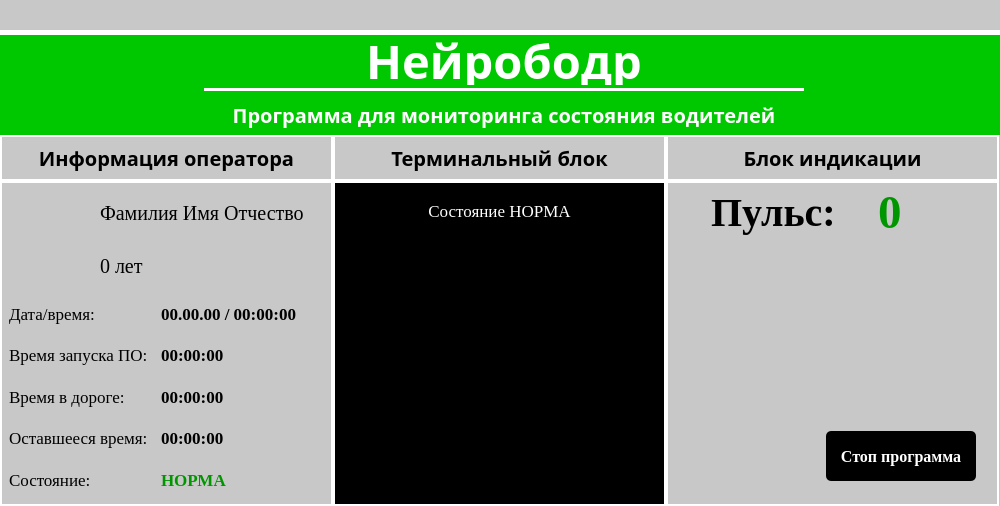
<?xml version="1.0" encoding="UTF-8"?>
<ui version="4.0">
 <class>MainWindow</class>
 <widget class="QMainWindow" name="MainWindow">
  <property name="geometry">
   <rect>
    <x>0</x>
    <y>0</y>
    <width>1000</width>
    <height>504</height>
   </rect>
  </property>
  <property name="windowTitle">
   <string>MainWindow</string>
  </property>
  <widget class="QWidget" name="centralwidget">
   <layout class="QVBoxLayout" name="verticalLayout">
    <property name="spacing">
     <number>0</number>
    </property>
    <property name="leftMargin">
     <number>0</number>
    </property>
    <property name="topMargin">
     <number>0</number>
    </property>
    <property name="rightMargin">
     <number>0</number>
    </property>
    <property name="bottomMargin">
     <number>0</number>
    </property>
    <item>
     <widget class="QWidget" name="widget" native="true">
      <property name="minimumSize">
       <size>
        <width>0</width>
        <height>35</height>
       </size>
      </property>
      <property name="maximumSize">
       <size>
        <width>16777215</width>
        <height>35</height>
       </size>
      </property>
      <property name="styleSheet">
       <string notr="true">* {background-color: rgb(200,200,200);} #widget { border-bottom: 5px solid white}</string>
      </property>
      <layout class="QGridLayout" name="gridLayout">
       <property name="leftMargin">
        <number>965</number>
       </property>
       <property name="topMargin">
        <number>0</number>
       </property>
       <property name="rightMargin">
        <number>0</number>
       </property>
       <property name="bottomMargin">
        <number>5</number>
       </property>
       <property name="spacing">
        <number>0</number>
       </property>
       <item row="0" column="0">
        <widget class="QLabel" name="close">
         <property name="minimumSize">
          <size>
           <width>30</width>
           <height>30</height>
          </size>
         </property>
         <property name="maximumSize">
          <size>
           <width>30</width>
           <height>30</height>
          </size>
         </property>
         <property name="text">
          <string/>
         </property>
         <property name="pixmap">
          <pixmap>../photos/nook.png</pixmap>
         </property>
         <property name="scaledContents">
          <bool>true</bool>
         </property>
        </widget>
       </item>
      </layout>
     </widget>
    </item>
    <item>
     <widget class="QWidget" name="widget_2" native="true">
      <property name="styleSheet">
       <string notr="true">background-color: rgb(200,200,200)</string>
      </property>
      <layout class="QVBoxLayout" name="verticalLayout_2">
       <property name="spacing">
        <number>0</number>
       </property>
       <property name="leftMargin">
        <number>0</number>
       </property>
       <property name="topMargin">
        <number>0</number>
       </property>
       <property name="rightMargin">
        <number>0</number>
       </property>
       <property name="bottomMargin">
        <number>0</number>
       </property>
       <item>
        <widget class="QWidget" name="widget_3" native="true">
         <property name="minimumSize">
          <size>
           <width>0</width>
           <height>100</height>
          </size>
         </property>
         <property name="maximumSize">
          <size>
           <width>16777215</width>
           <height>100</height>
          </size>
         </property>
         <property name="styleSheet">
          <string notr="true">background-color: rgb(0,200,0)</string>
         </property>
         <layout class="QGridLayout" name="gridLayout_12">
          <property name="topMargin">
           <number>0</number>
          </property>
          <property name="rightMargin">
           <number>0</number>
          </property>
          <property name="bottomMargin">
           <number>0</number>
          </property>
          <property name="spacing">
           <number>0</number>
          </property>
          <item row="0" column="0">
           <layout class="QGridLayout" name="gridLayout_6">
            <property name="horizontalSpacing">
             <number>0</number>
            </property>
            <property name="verticalSpacing">
             <number>3</number>
            </property>
            <item row="2" column="0">
             <widget class="QLabel" name="label_4">
              <property name="font">
               <font>
                <family>Jura</family>
                <pointsize>15</pointsize>
                <weight>75</weight>
                <bold>true</bold>
               </font>
              </property>
              <property name="styleSheet">
               <string notr="true">color: white</string>
              </property>
              <property name="text">
               <string>Программа для мониторинга состояния водителей</string>
              </property>
              <property name="scaledContents">
               <bool>false</bool>
              </property>
              <property name="alignment">
               <set>Qt::AlignCenter</set>
              </property>
              <property name="wordWrap">
               <bool>true</bool>
              </property>
             </widget>
            </item>
            <item row="1" column="0">
             <widget class="QWidget" name="widget_11" native="true">
              <property name="minimumSize">
               <size>
                <width>600</width>
                <height>3</height>
               </size>
              </property>
              <property name="maximumSize">
               <size>
                <width>600</width>
                <height>3</height>
               </size>
              </property>
              <property name="styleSheet">
               <string notr="true">background-color: white</string>
              </property>
             </widget>
            </item>
            <item row="0" column="0">
             <widget class="QLabel" name="label_5">
              <property name="minimumSize">
               <size>
                <width>0</width>
                <height>50</height>
               </size>
              </property>
              <property name="maximumSize">
               <size>
                <width>16777215</width>
                <height>50</height>
               </size>
              </property>
              <property name="font">
               <font>
                <family>Jura</family>
                <pointsize>35</pointsize>
                <weight>75</weight>
                <bold>true</bold>
               </font>
              </property>
              <property name="styleSheet">
               <string notr="true">color: white</string>
              </property>
              <property name="text">
               <string>Нейрободр</string>
              </property>
              <property name="scaledContents">
               <bool>false</bool>
              </property>
              <property name="alignment">
               <set>Qt::AlignCenter</set>
              </property>
              <property name="wordWrap">
               <bool>true</bool>
              </property>
             </widget>
            </item>
           </layout>
          </item>
         </layout>
        </widget>
       </item>
       <item>
        <widget class="QWidget" name="widget_4" native="true">
         <layout class="QGridLayout" name="gridLayout_2">
          <property name="leftMargin">
           <number>0</number>
          </property>
          <property name="topMargin">
           <number>0</number>
          </property>
          <property name="rightMargin">
           <number>0</number>
          </property>
          <property name="bottomMargin">
           <number>0</number>
          </property>
          <property name="spacing">
           <number>0</number>
          </property>
          <item row="0" column="1">
           <widget class="QWidget" name="widget_6" native="true">
            <property name="styleSheet">
             <string notr="true">#widget_6 {border: 2px solid white}</string>
            </property>
            <layout class="QGridLayout" name="gridLayout_4">
             <item row="0" column="0">
              <widget class="QLabel" name="label_2">
               <property name="font">
                <font>
                 <family>Jura</family>
                 <pointsize>15</pointsize>
                 <weight>75</weight>
                 <bold>true</bold>
                </font>
               </property>
               <property name="text">
                <string>Терминальный блок</string>
               </property>
               <property name="scaledContents">
                <bool>false</bool>
               </property>
               <property name="alignment">
                <set>Qt::AlignCenter</set>
               </property>
               <property name="wordWrap">
                <bool>true</bool>
               </property>
              </widget>
             </item>
            </layout>
           </widget>
          </item>
          <item row="1" column="1">
           <widget class="QWidget" name="widget_9" native="true">
            <property name="maximumSize">
             <size>
              <width>333</width>
              <height>16777215</height>
             </size>
            </property>
            <property name="styleSheet">
             <string notr="true">#widget_9 {border: 2px solid white} *{background-color: rgb(0,0,0)}</string>
            </property>
            <layout class="QGridLayout" name="gridLayout_8">
             <property name="topMargin">
              <number>20</number>
             </property>
             <property name="bottomMargin">
              <number>225</number>
             </property>
             <property name="verticalSpacing">
              <number>10</number>
             </property>
             <item row="0" column="0">
              <widget class="QLabel" name="label_26">
               <property name="maximumSize">
                <size>
                 <width>16777215</width>
                 <height>35</height>
                </size>
               </property>
               <property name="font">
                <font>
                 <family>Tinos</family>
                 <pointsize>13</pointsize>
                 <weight>50</weight>
                 <bold>false</bold>
                </font>
               </property>
               <property name="styleSheet">
                <string notr="true">color: white</string>
               </property>
               <property name="text">
                <string>Состояние НОРМА</string>
               </property>
               <property name="scaledContents">
                <bool>false</bool>
               </property>
               <property name="alignment">
                <set>Qt::AlignCenter</set>
               </property>
               <property name="wordWrap">
                <bool>true</bool>
               </property>
              </widget>
             </item>
             <item row="1" column="0">
              <widget class="QLabel" name="label_27">
               <property name="maximumSize">
                <size>
                 <width>16777215</width>
                 <height>35</height>
                </size>
               </property>
               <property name="font">
                <font>
                 <family>Tinos</family>
                 <pointsize>13</pointsize>
                 <weight>50</weight>
                 <bold>false</bold>
                </font>
               </property>
               <property name="styleSheet">
                <string notr="true">color: white</string>
               </property>
               <property name="text">
                <string/>
               </property>
               <property name="scaledContents">
                <bool>false</bool>
               </property>
               <property name="alignment">
                <set>Qt::AlignCenter</set>
               </property>
               <property name="wordWrap">
                <bool>true</bool>
               </property>
              </widget>
             </item>
             <item row="2" column="0">
              <widget class="QLabel" name="label_28">
               <property name="maximumSize">
                <size>
                 <width>16777215</width>
                 <height>35</height>
                </size>
               </property>
               <property name="font">
                <font>
                 <family>Tinos</family>
                 <pointsize>13</pointsize>
                 <weight>50</weight>
                 <bold>false</bold>
                </font>
               </property>
               <property name="styleSheet">
                <string notr="true">color: white</string>
               </property>
               <property name="text">
                <string/>
               </property>
               <property name="scaledContents">
                <bool>false</bool>
               </property>
               <property name="alignment">
                <set>Qt::AlignCenter</set>
               </property>
               <property name="wordWrap">
                <bool>true</bool>
               </property>
              </widget>
             </item>
            </layout>
           </widget>
          </item>
          <item row="0" column="2">
           <widget class="QWidget" name="widget_7" native="true">
            <property name="styleSheet">
             <string notr="true">#widget_7 {border: 2px solid white}</string>
            </property>
            <layout class="QGridLayout" name="gridLayout_5">
             <item row="0" column="0">
              <widget class="QLabel" name="label_3">
               <property name="font">
                <font>
                 <family>Jura</family>
                 <pointsize>15</pointsize>
                 <weight>75</weight>
                 <bold>true</bold>
                </font>
               </property>
               <property name="text">
                <string>Блок индикации</string>
               </property>
               <property name="scaledContents">
                <bool>false</bool>
               </property>
               <property name="alignment">
                <set>Qt::AlignCenter</set>
               </property>
               <property name="wordWrap">
                <bool>true</bool>
               </property>
              </widget>
             </item>
            </layout>
           </widget>
          </item>
          <item row="1" column="0">
           <widget class="QWidget" name="widget_8" native="true">
            <property name="maximumSize">
             <size>
              <width>333</width>
              <height>16777215</height>
             </size>
            </property>
            <property name="styleSheet">
             <string notr="true">#widget_8 {border: 2px solid white}</string>
            </property>
            <layout class="QGridLayout" name="gridLayout_9">
             <item row="0" column="0">
              <layout class="QGridLayout" name="gridLayout_7">
               <item row="2" column="2" colspan="3">
                <widget class="QLabel" name="label_18">
                 <property name="font">
                  <font>
                   <family>Tinos</family>
                   <pointsize>13</pointsize>
                   <weight>75</weight>
                   <bold>true</bold>
                  </font>
                 </property>
                 <property name="text">
                  <string>00.00.00 / 00:00:00</string>
                 </property>
                 <property name="scaledContents">
                  <bool>false</bool>
                 </property>
                 <property name="alignment">
                  <set>Qt::AlignLeading|Qt::AlignLeft|Qt::AlignVCenter</set>
                 </property>
                 <property name="wordWrap">
                  <bool>true</bool>
                 </property>
                </widget>
               </item>
               <item row="4" column="0" colspan="2">
                <widget class="QLabel" name="label_16">
                 <property name="font">
                  <font>
                   <family>Tinos</family>
                   <pointsize>13</pointsize>
                   <weight>50</weight>
                   <bold>false</bold>
                  </font>
                 </property>
                 <property name="text">
                  <string>Время в дороге:</string>
                 </property>
                 <property name="scaledContents">
                  <bool>false</bool>
                 </property>
                 <property name="alignment">
                  <set>Qt::AlignLeading|Qt::AlignLeft|Qt::AlignVCenter</set>
                 </property>
                 <property name="wordWrap">
                  <bool>true</bool>
                 </property>
                </widget>
               </item>
               <item row="2" column="0" colspan="2">
                <widget class="QLabel" name="label_14">
                 <property name="font">
                  <font>
                   <family>Tinos</family>
                   <pointsize>13</pointsize>
                   <weight>50</weight>
                   <bold>false</bold>
                  </font>
                 </property>
                 <property name="text">
                  <string>Дата/время:</string>
                 </property>
                 <property name="scaledContents">
                  <bool>false</bool>
                 </property>
                 <property name="alignment">
                  <set>Qt::AlignLeading|Qt::AlignLeft|Qt::AlignVCenter</set>
                 </property>
                 <property name="wordWrap">
                  <bool>true</bool>
                 </property>
                </widget>
               </item>
               <item row="0" column="1" colspan="4">
                <widget class="QLabel" name="label_6">
                 <property name="font">
                  <font>
                   <family>Tinos</family>
                   <pointsize>15</pointsize>
                   <weight>50</weight>
                   <bold>false</bold>
                  </font>
                 </property>
                 <property name="text">
                  <string>Фамилия Имя Отчество</string>
                 </property>
                 <property name="scaledContents">
                  <bool>false</bool>
                 </property>
                 <property name="alignment">
                  <set>Qt::AlignLeading|Qt::AlignLeft|Qt::AlignVCenter</set>
                 </property>
                 <property name="wordWrap">
                  <bool>true</bool>
                 </property>
                </widget>
               </item>
               <item row="0" column="0" rowspan="2">
                <widget class="QLabel" name="close_4">
                 <property name="minimumSize">
                  <size>
                   <width>85</width>
                   <height>100</height>
                  </size>
                 </property>
                 <property name="maximumSize">
                  <size>
                   <width>85</width>
                   <height>100</height>
                  </size>
                 </property>
                 <property name="text">
                  <string/>
                 </property>
                 <property name="pixmap">
                  <pixmap>../photos/2.png</pixmap>
                 </property>
                 <property name="scaledContents">
                  <bool>true</bool>
                 </property>
                </widget>
               </item>
               <item row="3" column="0" colspan="2">
                <widget class="QLabel" name="label_15">
                 <property name="font">
                  <font>
                   <family>Tinos</family>
                   <pointsize>13</pointsize>
                   <weight>50</weight>
                   <bold>false</bold>
                  </font>
                 </property>
                 <property name="text">
                  <string>Время запуска ПО:</string>
                 </property>
                 <property name="scaledContents">
                  <bool>false</bool>
                 </property>
                 <property name="alignment">
                  <set>Qt::AlignLeading|Qt::AlignLeft|Qt::AlignVCenter</set>
                 </property>
                 <property name="wordWrap">
                  <bool>true</bool>
                 </property>
                </widget>
               </item>
               <item row="5" column="0" colspan="2">
                <widget class="QLabel" name="label_17">
                 <property name="font">
                  <font>
                   <family>Tinos</family>
                   <pointsize>13</pointsize>
                   <weight>50</weight>
                   <bold>false</bold>
                  </font>
                 </property>
                 <property name="text">
                  <string>Оставшееся время:</string>
                 </property>
                 <property name="scaledContents">
                  <bool>false</bool>
                 </property>
                 <property name="alignment">
                  <set>Qt::AlignLeading|Qt::AlignLeft|Qt::AlignVCenter</set>
                 </property>
                 <property name="wordWrap">
                  <bool>true</bool>
                 </property>
                </widget>
               </item>
               <item row="1" column="1" colspan="4">
                <widget class="QLabel" name="label_9">
                 <property name="font">
                  <font>
                   <family>Tinos</family>
                   <pointsize>15</pointsize>
                   <weight>50</weight>
                   <bold>false</bold>
                  </font>
                 </property>
                 <property name="text">
                  <string>0 лет</string>
                 </property>
                 <property name="scaledContents">
                  <bool>false</bool>
                 </property>
                 <property name="alignment">
                  <set>Qt::AlignLeading|Qt::AlignLeft|Qt::AlignVCenter</set>
                 </property>
                 <property name="wordWrap">
                  <bool>true</bool>
                 </property>
                </widget>
               </item>
               <item row="5" column="2" colspan="3">
                <widget class="QLabel" name="label_21">
                 <property name="font">
                  <font>
                   <family>Tinos</family>
                   <pointsize>13</pointsize>
                   <weight>75</weight>
                   <bold>true</bold>
                  </font>
                 </property>
                 <property name="text">
                  <string>00:00:00</string>
                 </property>
                 <property name="scaledContents">
                  <bool>false</bool>
                 </property>
                 <property name="alignment">
                  <set>Qt::AlignLeading|Qt::AlignLeft|Qt::AlignVCenter</set>
                 </property>
                 <property name="wordWrap">
                  <bool>true</bool>
                 </property>
                </widget>
               </item>
               <item row="3" column="2" colspan="3">
                <widget class="QLabel" name="label_19">
                 <property name="font">
                  <font>
                   <family>Tinos</family>
                   <pointsize>13</pointsize>
                   <weight>75</weight>
                   <bold>true</bold>
                  </font>
                 </property>
                 <property name="text">
                  <string>00:00:00</string>
                 </property>
                 <property name="scaledContents">
                  <bool>false</bool>
                 </property>
                 <property name="alignment">
                  <set>Qt::AlignLeading|Qt::AlignLeft|Qt::AlignVCenter</set>
                 </property>
                 <property name="wordWrap">
                  <bool>true</bool>
                 </property>
                </widget>
               </item>
               <item row="4" column="2" colspan="3">
                <widget class="QLabel" name="label_20">
                 <property name="font">
                  <font>
                   <family>Tinos</family>
                   <pointsize>13</pointsize>
                   <weight>75</weight>
                   <bold>true</bold>
                  </font>
                 </property>
                 <property name="text">
                  <string>00:00:00</string>
                 </property>
                 <property name="scaledContents">
                  <bool>false</bool>
                 </property>
                 <property name="alignment">
                  <set>Qt::AlignLeading|Qt::AlignLeft|Qt::AlignVCenter</set>
                 </property>
                 <property name="wordWrap">
                  <bool>true</bool>
                 </property>
                </widget>
               </item>
               <item row="6" column="0" colspan="2">
                <widget class="QLabel" name="label_22">
                 <property name="font">
                  <font>
                   <family>Tinos</family>
                   <pointsize>13</pointsize>
                   <weight>50</weight>
                   <bold>false</bold>
                  </font>
                 </property>
                 <property name="text">
                  <string>Состояние:</string>
                 </property>
                 <property name="scaledContents">
                  <bool>false</bool>
                 </property>
                 <property name="alignment">
                  <set>Qt::AlignLeading|Qt::AlignLeft|Qt::AlignVCenter</set>
                 </property>
                 <property name="wordWrap">
                  <bool>true</bool>
                 </property>
                </widget>
               </item>
               <item row="6" column="2" colspan="3">
                <widget class="QLabel" name="label_23">
                 <property name="font">
                  <font>
                   <family>Tinos</family>
                   <pointsize>13</pointsize>
                   <weight>75</weight>
                   <bold>true</bold>
                  </font>
                 </property>
                 <property name="styleSheet">
                  <string notr="true">color: rgb(0,150,0)</string>
                 </property>
                 <property name="text">
                  <string>НОРМА</string>
                 </property>
                 <property name="scaledContents">
                  <bool>false</bool>
                 </property>
                 <property name="alignment">
                  <set>Qt::AlignLeading|Qt::AlignLeft|Qt::AlignVCenter</set>
                 </property>
                 <property name="wordWrap">
                  <bool>true</bool>
                 </property>
                </widget>
               </item>
              </layout>
             </item>
            </layout>
           </widget>
          </item>
          <item row="0" column="0">
           <widget class="QWidget" name="widget_5" native="true">
            <property name="maximumSize">
             <size>
              <width>16777215</width>
              <height>50</height>
             </size>
            </property>
            <property name="styleSheet">
             <string notr="true">#widget_5 {border: 2px solid white}</string>
            </property>
            <layout class="QGridLayout" name="gridLayout_3">
             <item row="0" column="0">
              <widget class="QLabel" name="label">
               <property name="font">
                <font>
                 <family>Jura</family>
                 <pointsize>15</pointsize>
                 <weight>75</weight>
                 <bold>true</bold>
                </font>
               </property>
               <property name="text">
                <string>Информация оператора</string>
               </property>
               <property name="scaledContents">
                <bool>false</bool>
               </property>
               <property name="alignment">
                <set>Qt::AlignCenter</set>
               </property>
               <property name="wordWrap">
                <bool>true</bool>
               </property>
              </widget>
             </item>
            </layout>
           </widget>
          </item>
          <item row="1" column="2">
           <widget class="QWidget" name="widget_10" native="true">
            <property name="maximumSize">
             <size>
              <width>333</width>
              <height>16777215</height>
             </size>
            </property>
            <property name="styleSheet">
             <string notr="true">#widget_10 {border: 2px solid white}</string>
            </property>
            <widget class="QLabel" name="label_24">
             <property name="geometry">
              <rect>
               <x>45</x>
               <y>9</y>
               <width>123</width>
               <height>45</height>
              </rect>
             </property>
             <property name="minimumSize">
              <size>
               <width>0</width>
               <height>45</height>
              </size>
             </property>
             <property name="maximumSize">
              <size>
               <width>125</width>
               <height>45</height>
              </size>
             </property>
             <property name="font">
              <font>
               <family>Tinos</family>
               <pointsize>30</pointsize>
               <weight>75</weight>
               <bold>true</bold>
              </font>
             </property>
             <property name="styleSheet">
              <string notr="true">background-color: rgba(200,200,200,0)</string>
             </property>
             <property name="text">
              <string>Пульс:</string>
             </property>
             <property name="scaledContents">
              <bool>false</bool>
             </property>
             <property name="alignment">
              <set>Qt::AlignLeading|Qt::AlignLeft|Qt::AlignVCenter</set>
             </property>
             <property name="wordWrap">
              <bool>true</bool>
             </property>
            </widget>
            <widget class="QWidget" name="widget_13" native="true">
             <property name="geometry">
              <rect>
               <x>20</x>
               <y>60</y>
               <width>301</width>
               <height>118</height>
              </rect>
             </property>
             <property name="minimumSize">
              <size>
               <width>190</width>
               <height>0</height>
              </size>
             </property>
             <property name="maximumSize">
              <size>
               <width>123123</width>
               <height>16777215</height>
              </size>
             </property>
             <property name="styleSheet">
              <string notr="true"/>
             </property>
             <widget class="QLabel" name="close_5">
              <property name="geometry">
               <rect>
                <x>100</x>
                <y>26</y>
                <width>100</width>
                <height>100</height>
               </rect>
              </property>
              <property name="minimumSize">
               <size>
                <width>100</width>
                <height>100</height>
               </size>
              </property>
              <property name="maximumSize">
               <size>
                <width>65</width>
                <height>65</height>
               </size>
              </property>
              <property name="styleSheet">
               <string notr="true">background-color: rgba(255,255,255,0)</string>
              </property>
              <property name="text">
               <string/>
              </property>
              <property name="pixmap">
               <pixmap>../photos/yellowGray.png</pixmap>
              </property>
              <property name="scaledContents">
               <bool>true</bool>
              </property>
             </widget>
             <widget class="QLabel" name="close_6">
              <property name="geometry">
               <rect>
                <x>200</x>
                <y>30</y>
                <width>100</width>
                <height>100</height>
               </rect>
              </property>
              <property name="minimumSize">
               <size>
                <width>100</width>
                <height>100</height>
               </size>
              </property>
              <property name="maximumSize">
               <size>
                <width>65</width>
                <height>65</height>
               </size>
              </property>
              <property name="styleSheet">
               <string notr="true">background-color: rgba(255,255,255,0);</string>
              </property>
              <property name="text">
               <string/>
              </property>
              <property name="pixmap">
               <pixmap>../photos/redGray.png</pixmap>
              </property>
              <property name="scaledContents">
               <bool>true</bool>
              </property>
             </widget>
             <widget class="QLabel" name="close_2">
              <property name="geometry">
               <rect>
                <x>10</x>
                <y>30</y>
                <width>85</width>
                <height>85</height>
               </rect>
              </property>
              <property name="minimumSize">
               <size>
                <width>85</width>
                <height>85</height>
               </size>
              </property>
              <property name="maximumSize">
               <size>
                <width>85</width>
                <height>85</height>
               </size>
              </property>
              <property name="styleSheet">
               <string notr="true">background-color: rgba(255,255,255,0)</string>
              </property>
              <property name="text">
               <string/>
              </property>
              <property name="pixmap">
               <pixmap>../photos/greenGray.png</pixmap>
              </property>
              <property name="scaledContents">
               <bool>true</bool>
              </property>
             </widget>
            </widget>
            <widget class="QLabel" name="label_25">
             <property name="geometry">
              <rect>
               <x>212</x>
               <y>9</y>
               <width>75</width>
               <height>45</height>
              </rect>
             </property>
             <property name="minimumSize">
              <size>
               <width>0</width>
               <height>45</height>
              </size>
             </property>
             <property name="maximumSize">
              <size>
               <width>75</width>
               <height>45</height>
              </size>
             </property>
             <property name="font">
              <font>
               <family>Tinos</family>
               <pointsize>35</pointsize>
               <weight>75</weight>
               <bold>true</bold>
              </font>
             </property>
             <property name="styleSheet">
              <string notr="true">background-color: rgba(200,200,200,0); color: rgb(0,150,0)</string>
             </property>
             <property name="text">
              <string>0</string>
             </property>
             <property name="scaledContents">
              <bool>false</bool>
             </property>
             <property name="alignment">
              <set>Qt::AlignLeading|Qt::AlignLeft|Qt::AlignVCenter</set>
             </property>
             <property name="wordWrap">
              <bool>true</bool>
             </property>
            </widget>
            <widget class="QPushButton" name="pushButton_2">
             <property name="geometry">
              <rect>
               <x>160</x>
               <y>250</y>
               <width>150</width>
               <height>50</height>
              </rect>
             </property>
             <property name="minimumSize">
              <size>
               <width>150</width>
               <height>50</height>
              </size>
             </property>
             <property name="maximumSize">
              <size>
               <width>150</width>
               <height>50</height>
              </size>
             </property>
             <property name="font">
              <font>
               <family>Tinos</family>
               <pointsize>12</pointsize>
               <weight>75</weight>
               <bold>true</bold>
              </font>
             </property>
             <property name="styleSheet">
              <string notr="true">background-color: black; color: white; border-radius: 5px</string>
             </property>
             <property name="text">
              <string>Стоп программа</string>
             </property>
            </widget>
           </widget>
          </item>
         </layout>
        </widget>
       </item>
      </layout>
     </widget>
    </item>
   </layout>
  </widget>
 </widget>
 <resources/>
 <connections/>
</ui>
